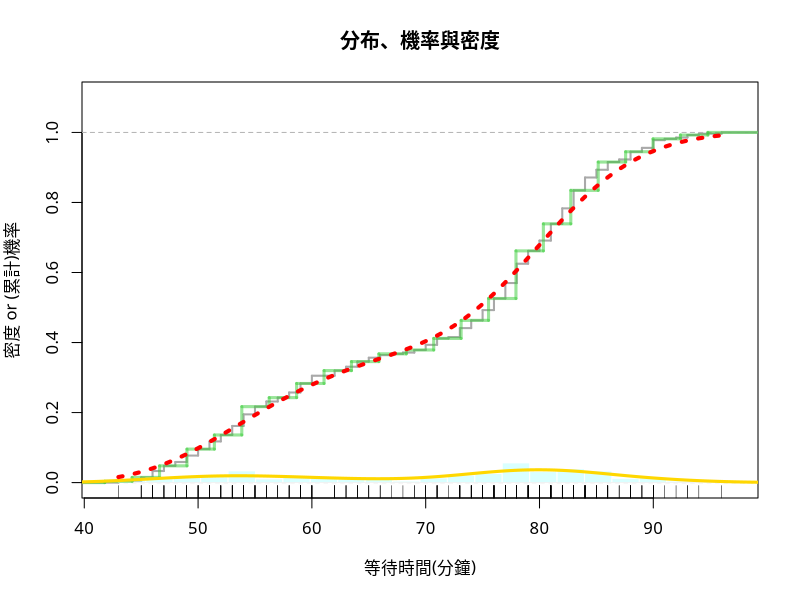

This chart was generated by the following R code:
## ---- chunk 1

W = faithful$waiting  # copy to a short name

# Frame
plot(0,0,xlim=c(42,97),ylim=c(0,1.1),xlab="等待時間(分鐘)", 
     ylab="密度 or (累計)機率", main="分布、機率與密度",
     family = "蘋方-繁 中黑體")
abline(h=1, col='lightgray', lwd=0.25, lty=2)

# Empirical PDF
rug(W)
# Empirical CDF
plot(ecdf(W), cex=0, verticals=T, lwd=2, col='darkgray', add=T)

# Histogram PDF
Bins = 23               # no. bins
bx = seq(min(W), max(W), length=Bins) # break sequence 
hist(W, col="#B3FFFF7F", border="white", ylim=c(0,1.1),
     freq=F, breaks=bx, add=T)
abline(h=0, col='lightgray', lwd=0.25)
# Histogram CDF
adj = (bx[2] - bx[1])/2
steps = stepfun(bx-adj, c(0, sapply(bx, function(b) mean(W <= b))))
plot(steps, cex=0, col='#33CC337F', lwd=3, lty=1, add=T)

# Smooth PDF
Adjust = 1   # bandwidth adjustment
DENW = density(W, adjust = Adjust) #DENW = DEN for waiting time
lines(DENW, col='gold', lwd=3)
# Smooth CDF
PDF = approxfun(DENW$x, DENW$y, yleft=0, yright=0) 
x = seq(43,96,0.5)
y = sapply(x, function(i) integrate(PDF, -Inf, i)$value)
lines(x, y, col='red', lwd=4, lty=3) 
## ---- chunk 2
#Ans:
#(1)因為隨機變數沒有固定的值, 能代入任何數值
#(2)面對沒有固定值但有出現機率的資料時
## ---- chunk 3
#Ans:用機率密度函數(PDF)計算
## ---- chunk 4
#Ans:可以
## ---- chunk 5
#Ans:單純直方圖與rug並不適合作為預測模型，因為只是出現次數分布視覺化的一種表達
## ---- chunk 6
#Ans:
#(1)直方圖會較適合，因有機率可以參考
#(2)凖是指有預測能力。
## ---- chunk 7
#Ans:16，看起來比較符合分配
## ---- chunk 8
#Ans:0.6
## ---- chunk 9
#Ans:變簡單
## ---- chunk 10
#Ans:誤差會越大
## ---- chunk 11
#Ans:不一定，會有過度適配的問題
## ---- chunk 12
D = faithful$eruptions
#(1)Adjust = 1   # bandwidth adjustment
#DEN = density(D, adjust = Adjust)
#(2)PDF = approxfun(DEN$x, DEN$y, yleft=0, yright=0)
#(3)y = sapply(x, function(i) integrate(PDF, -Inf, i)$value)
## ---- chunk 13
#(1)Adjust = 1   # bandwidth adjustment
Adjust = 1
DENW = density(W, adjust = Adjust)
PDF = approxfun(DENW$x, DENW$y, yleft=0, yright=0)
integrate(PDF, 80, 90)$value
#Ans:0.26805065
#(2)Adjust = 0.5 # bandwidth adjustment
Adjust = 0.5
DENW = density(W, adjust = Adjust)
PDF = approxfun(DENW$x, DENW$y, yleft=0, yright=0)
integrate(PDF, 80, 90)$value
#Ans:0.2827451
#(3)不一定，有時候會有過度適配的問題。
## ---- chunk 14
#方法1, 從Shiny App http://140.117.69.135:4949/tonychuo/Faith.Rmd 自行操作調整

#方法2
D = faithful$eruptions
Adjust = 0.5
DEN = density(D, adjust = Adjust)
PDF = approxfun(DEN$x, DEN$y, yleft=0, yright=0) #建好噴發時間的模型
#以下以for迴圈的概念，抓出彼此間隔為60秒的兩點i1＆i2，
#先積分兩點得出機率再將值存入 data frame p的V3
i1=seq(1,5,by=0.1)  #seq(a,b,c) 此函數為從a到b兩數值間，按間隔c劃分出的各個點
i2=seq(2,6,by=0.1)
p=data.frame(i1,i2)
for(i in 1:41){
  p[i,3]=integrate(PDF,i1[i],i2[i])$value
}
p[which(p$V3==max(p$V3)),] #再透過[]索引找出機率最大位於哪兩點間
100*max(p$V3) - 30 #計算期望值
## ---- chunk 15
#Ans: 參加
#Ans: 設於3.9～4.9分鐘間
#Ans: 期望值為17.7塊
## ---- chunk 16
D = faithful$eruptions
Adjust = 0.5
DEN = density(D, adjust = Adjust)
PDF = approxfun(DEN$x, DEN$y, yleft=0, yright=0) #建好噴發時間的模型

#以for迴圈的概念，抓出彼此間隔為10秒＝1/6分鐘的兩點i3＆i4
#先積分兩點得出機率再將值存入data frame p1的V3
i3=seq(1,6-1/6,by=1/6)   
i4=seq(1+1/6,6,by=1/6)
p1=data.frame(i3,i4)
for(i in 1:30){
  p1[i,3]=integrate(PDF,i3[i],i4[i])$value
}
head(p1[order(p1$V3,decreasing=T),],10) #取出機率從由高到小的前10點
## ---- chunk 17
#從上圖得知最高期望值的前10名投注起始時間為，
#4分20秒>4分30秒>4分10秒>1分50秒>4分>
#2分>4分40秒>1分40秒>3分50秒>2分10秒
## ---- chunk 18
seq.time = seq(0,6,1/6)
ans = sapply(seq.time,function(x){
  pro=integrate(PDF,x,(x+1/6))$value
  -5*(1-pro)+95*pro
  })
sum(tail(sort(ans),10)) #選取前10區間，賭金50，期望值24.24224
sum(tail(sort(ans),5)) #選取前5區間，賭金25，期望值18.32678
sum(tail(sort(ans),3)) #選取前3區間，賭金15，期望值12.44745
## ---- chunk 19
#最大期望投資報酬率意思是投入期間總利潤除以投入成本，
#最大期望報酬為投入期間總利潤，因為考慮到成本，所以投資策略不一樣。
## ---- chunk 20
#最大期望投資報酬率，因為考慮到投入成本的問題。
